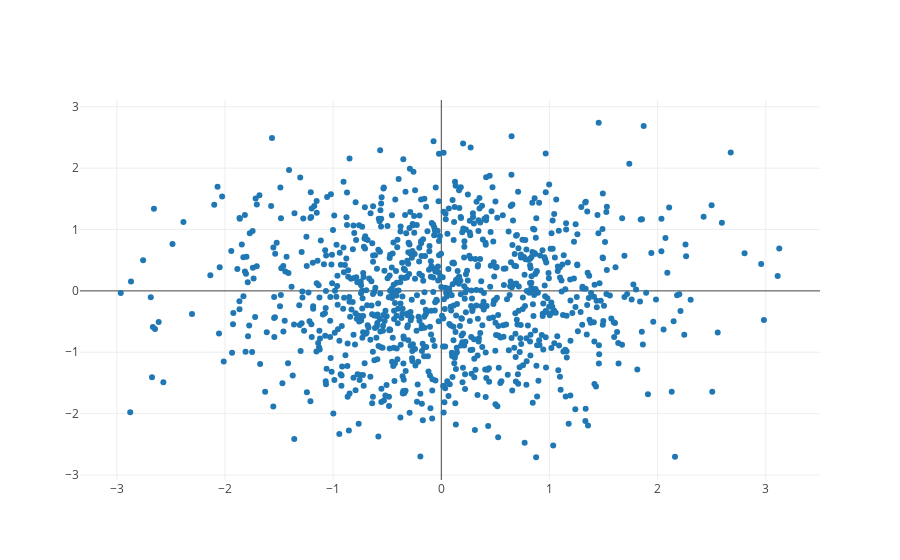

Notebook code cell kept with this figure:
### Code cell
plotly.offline.iplot(data, filename='basic-scatter')

### Figure 1 — Plotly figure (JSON) as saved in the notebook; plotly's stock layout.template omitted (floating-point values rounded to 4 significant figures; data arrays with more than 128 entries replaced by an {"elided": "..."} marker saying what was removed)
{"data": [{"mode": "markers", "type": "scatter", "uid": "321af574-d8e0-11e8-a82f-0023571c2057", "x": {"elided": "1000 float values"}, "y": {"elided": "1000 float values"}}], "layout": {}}
